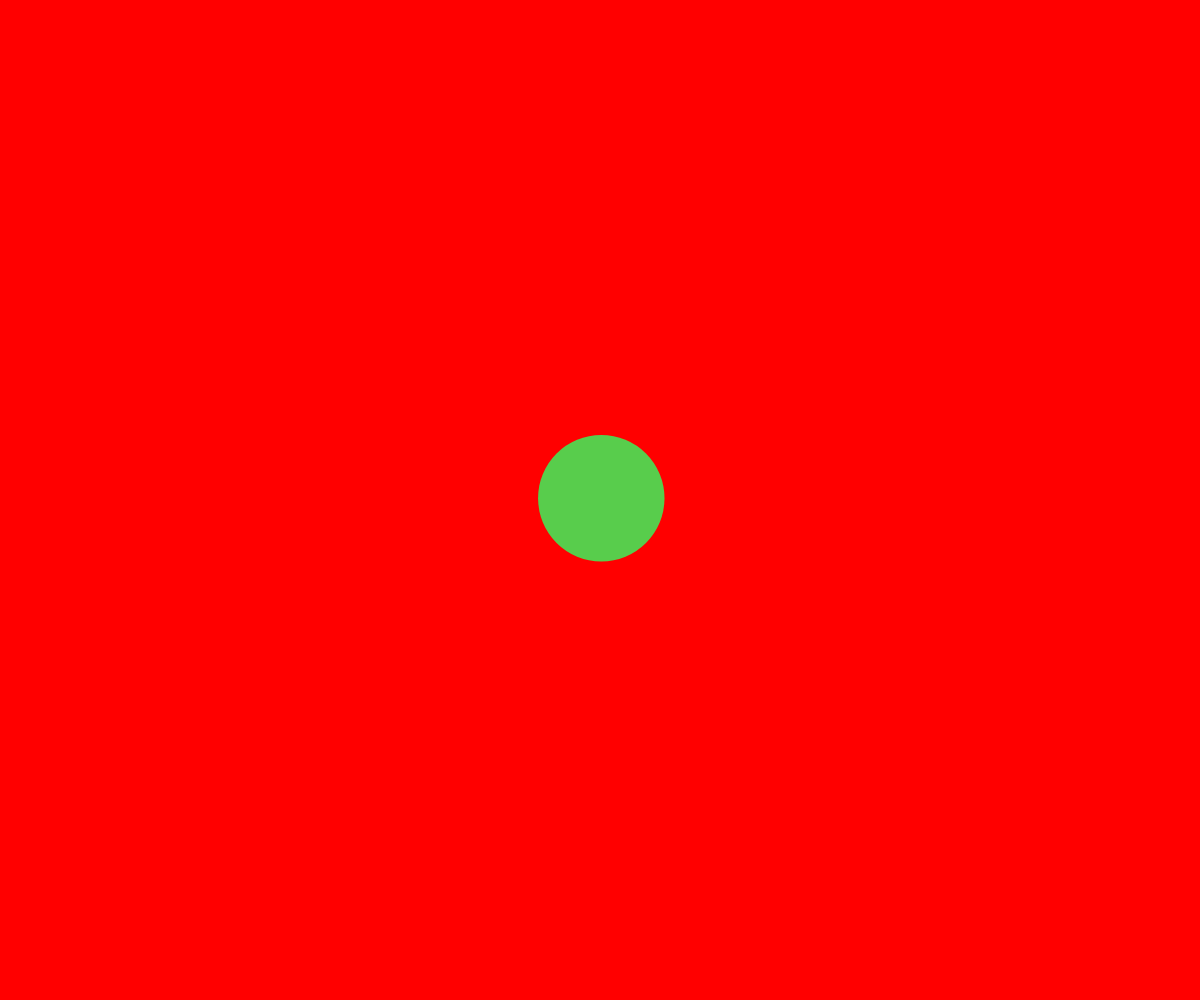
Frame 1 (no input)
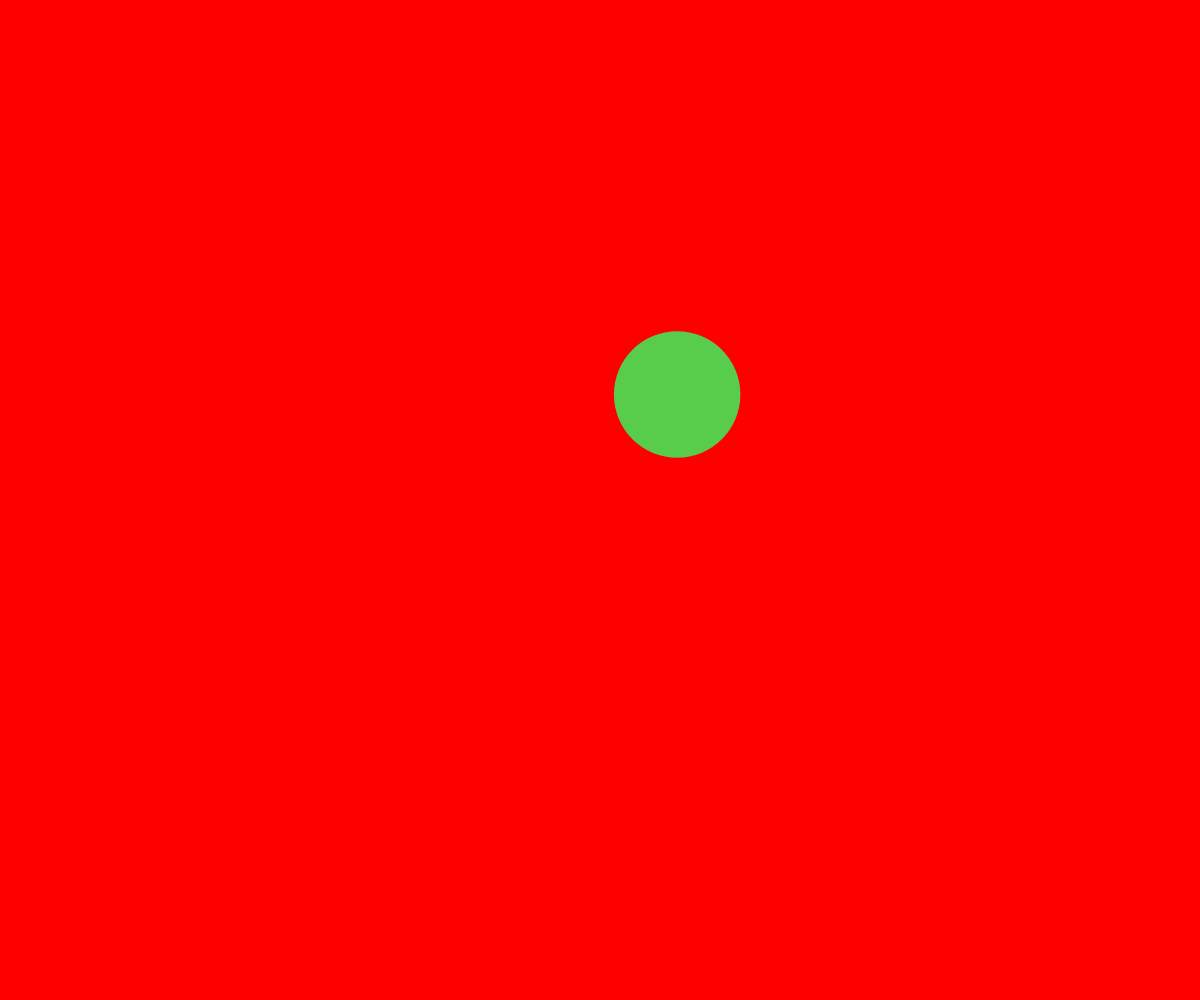
Frame 60 (no input)
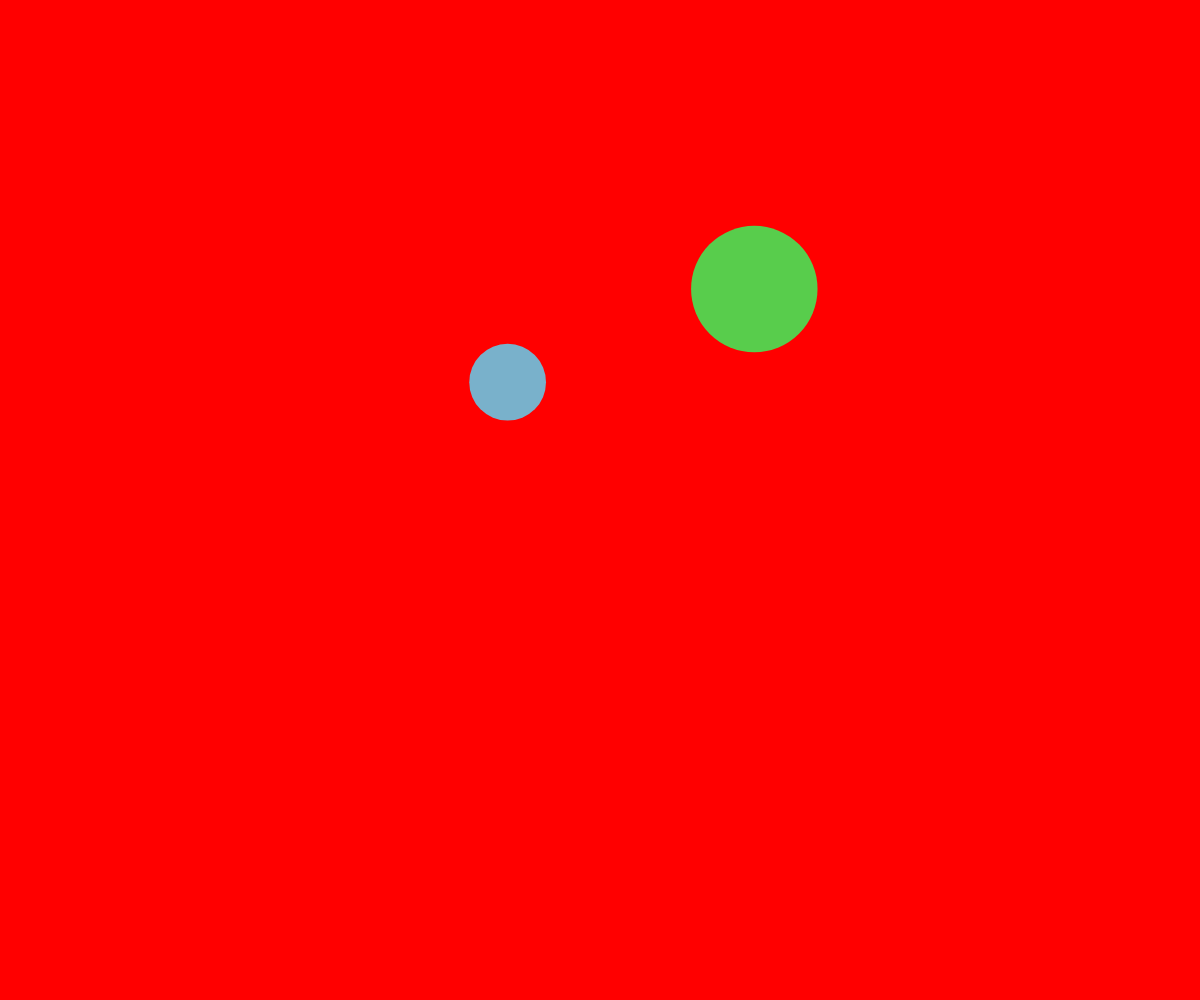
Frame 120 (the mouse pressed at the canvas centre since frame 60)

The p5.js sketch that drew these frames (run headless with seeded random() and noise() and a simulated clock; from frame 60 on, the mouse is pressed at the canvas centre):

// p5.js sketch
// ── sketch.js
let theBallArray = [];

function setup() {
  createCanvas(windowWidth, windowHeight);
  noStroke();
  spawnBall(width/2, height/2);
  //randomizeColor();
}

function draw() {
  background("red");
  moveCircle();
  bounceIfNeeded();
  showCircle();
  // console.log(y);
}

function mousePressed() {
  spawnBall(mouseX, mouseY);
}

function spawnBall(_x,_y) {
  let newBall = {
    x: _x,
    y: _y,
    dx: random(-3, 3),
    dy: random(-3, 3),  
    radius: random(25,76), 
    r: random(255),
    g: random(255),
    b: random(255),
  };
  theBallArray.push(newBall);
}

function moveCircle() {
  for (let ball of theBallArray) {
    ball.x = ball.x + ball.dx;
    ball.y += ball.dy;
  }
}

function bounceIfNeeded() {
  for (let ball of theBallArray) {
    if (ball.x < 0 + ball.radius || ball.x > width - ball.radius) {
      ball.dx = ball.dx * -1;
      randomizeColor(ball);
    }
    if (ball.y < 0 + ball.radius || ball.y > height - ball.radius) {
      ball.dy = ball.dy * -1;
      randomizeColor(ball);
    }
  }
}

function randomizeColor(theBall) {
  theBall.r = random(255);
  theBall.g = random(255);
  theBall.b = random(255);
}

function showCircle() {
  for (let ball of theBallArray) {
    fill(ball.r, ball.g, ball.b);
    circle(ball.x, ball.y, ball.radius*2);   
  }
}
